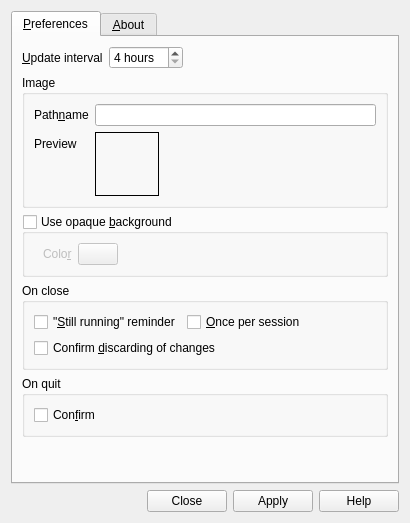
<?xml version="1.0" encoding="UTF-8"?>
<ui version="4.0">
 <class>CONTROLPANELDIALOGUI_C</class>
 <widget class="QDialog" name="CONTROLPANELDIALOGUI_C">
  <property name="geometry">
   <rect>
    <x>0</x>
    <y>0</y>
    <width>410</width>
    <height>523</height>
   </rect>
  </property>
  <property name="windowTitle">
   <string>Control Panel</string>
  </property>
  <property name="windowIcon">
   <iconset resource="../resources/moonphaseqt.qrc">
    <normaloff>:/MoonPhaseIcon</normaloff>:/MoonPhaseIcon</iconset>
  </property>
  <layout class="QVBoxLayout" name="verticalLayout">
   <property name="sizeConstraint">
    <enum>QLayout::SetDefaultConstraint</enum>
   </property>
   <item>
    <widget class="QTabWidget" name="m_pTabWidget">
     <property name="currentIndex">
      <number>0</number>
     </property>
     <widget class="QWidget" name="m_pPreferencesTab">
      <attribute name="icon">
       <iconset resource="../resources/moonphaseqt.qrc">
        <normaloff>:/WidgetIcons/PreferencesIcon</normaloff>:/WidgetIcons/PreferencesIcon</iconset>
      </attribute>
      <attribute name="title">
       <string>&amp;Preferences</string>
      </attribute>
      <layout class="QVBoxLayout" name="verticalLayout_4">
       <item>
        <layout class="QFormLayout" name="m_pUpdateIntervalFLayout">
         <item row="0" column="0">
          <widget class="QLabel" name="m_pUpdateIntervalLabel">
           <property name="text">
            <string>&amp;Update interval</string>
           </property>
           <property name="buddy">
            <cstring>m_pUpdateIntervalSpinBox</cstring>
           </property>
          </widget>
         </item>
         <item row="0" column="1">
          <widget class="QSpinBox" name="m_pUpdateIntervalSpinBox">
           <property name="sizePolicy">
            <sizepolicy hsizetype="Fixed" vsizetype="Fixed">
             <horstretch>0</horstretch>
             <verstretch>0</verstretch>
            </sizepolicy>
           </property>
           <property name="suffix">
            <string> hours</string>
           </property>
           <property name="minimum">
            <number>4</number>
           </property>
           <property name="maximum">
            <number>24</number>
           </property>
           <property name="singleStep">
            <number>4</number>
           </property>
           <property name="value">
            <number>4</number>
           </property>
          </widget>
         </item>
        </layout>
       </item>
       <item>
        <widget class="QGroupBox" name="m_pImageGroupBox">
         <property name="sizePolicy">
          <sizepolicy hsizetype="Minimum" vsizetype="Preferred">
           <horstretch>0</horstretch>
           <verstretch>0</verstretch>
          </sizepolicy>
         </property>
         <property name="title">
          <string>Image</string>
         </property>
         <layout class="QFormLayout" name="formLayout">
          <item row="0" column="0">
           <widget class="QLabel" name="m_pAnimationPathnameLabel">
            <property name="text">
             <string>Path&amp;name</string>
            </property>
            <property name="buddy">
             <cstring>m_pAnimationFilenameChooser</cstring>
            </property>
           </widget>
          </item>
          <item row="1" column="0">
           <widget class="QLabel" name="m_pAnimationPreviewLabel">
            <property name="text">
             <string>Preview</string>
            </property>
           </widget>
          </item>
          <item row="1" column="1">
           <layout class="QHBoxLayout" name="m_pPreviewHLayout">
            <item>
             <widget class="QLabel" name="m_pPreviewViewLabel">
              <property name="minimumSize">
               <size>
                <width>64</width>
                <height>64</height>
               </size>
              </property>
              <property name="maximumSize">
               <size>
                <width>64</width>
                <height>64</height>
               </size>
              </property>
              <property name="frameShape">
               <enum>QFrame::Box</enum>
              </property>
              <property name="text">
               <string/>
              </property>
             </widget>
            </item>
            <item>
             <widget class="QLabel" name="m_pPreviewPercentLabel">
              <property name="sizePolicy">
               <sizepolicy hsizetype="Expanding" vsizetype="Preferred">
                <horstretch>0</horstretch>
                <verstretch>0</verstretch>
               </sizepolicy>
              </property>
              <property name="maximumSize">
               <size>
                <width>120</width>
                <height>16777215</height>
               </size>
              </property>
             </widget>
            </item>
           </layout>
          </item>
          <item row="0" column="1">
           <widget class="QwwFileChooser" name="m_pAnimationFilenameChooser"/>
          </item>
         </layout>
        </widget>
       </item>
       <item>
        <widget class="QGroupBox" name="m_pUseOpaqueBackgroundGroupBox">
         <property name="sizePolicy">
          <sizepolicy hsizetype="Preferred" vsizetype="Preferred">
           <horstretch>0</horstretch>
           <verstretch>0</verstretch>
          </sizepolicy>
         </property>
         <property name="title">
          <string>Use opaque &amp;background</string>
         </property>
         <property name="checkable">
          <bool>true</bool>
         </property>
         <property name="checked">
          <bool>false</bool>
         </property>
         <layout class="QFormLayout" name="formLayout_4">
          <property name="horizontalSpacing">
           <number>0</number>
          </property>
          <item row="1" column="1">
           <layout class="QFormLayout" name="m_pBackgroundColorFLayout">
            <property name="fieldGrowthPolicy">
             <enum>QFormLayout::AllNonFixedFieldsGrow</enum>
            </property>
            <property name="leftMargin">
             <number>9</number>
            </property>
            <property name="topMargin">
             <number>0</number>
            </property>
            <property name="rightMargin">
             <number>9</number>
            </property>
            <property name="bottomMargin">
             <number>0</number>
            </property>
            <item row="0" column="0">
             <widget class="QLabel" name="m_pBackgroundColorLabel">
              <property name="text">
               <string>Colo&amp;r  </string>
              </property>
              <property name="buddy">
               <cstring>m_pBackgroundColorButton</cstring>
              </property>
             </widget>
            </item>
            <item row="0" column="1">
             <layout class="QHBoxLayout" name="m_pBackgroundColorButtonHLayout">
              <item>
               <widget class="QwwColorButton" name="m_pBackgroundColorButton">
                <property name="showName">
                 <bool>false</bool>
                </property>
               </widget>
              </item>
              <item>
               <spacer name="m_pBackgroundColorButtonHSpacer">
                <property name="orientation">
                 <enum>Qt::Horizontal</enum>
                </property>
                <property name="sizeHint" stdset="0">
                 <size>
                  <width>40</width>
                  <height>20</height>
                 </size>
                </property>
               </spacer>
              </item>
             </layout>
            </item>
           </layout>
          </item>
         </layout>
        </widget>
       </item>
       <item>
        <widget class="QGroupBox" name="m_pOnCloseGroupBox">
         <property name="sizePolicy">
          <sizepolicy hsizetype="Preferred" vsizetype="Preferred">
           <horstretch>0</horstretch>
           <verstretch>0</verstretch>
          </sizepolicy>
         </property>
         <property name="font">
          <font>
           <kerning>true</kerning>
          </font>
         </property>
         <property name="title">
          <string>On close</string>
         </property>
         <layout class="QVBoxLayout" name="verticalLayout_2">
          <item>
           <layout class="QHBoxLayout" name="m_pOnCloseHLayout">
            <item>
             <widget class="QCheckBox" name="m_pStillRunningReminder">
              <property name="sizePolicy">
               <sizepolicy hsizetype="Preferred" vsizetype="Fixed">
                <horstretch>0</horstretch>
                <verstretch>0</verstretch>
               </sizepolicy>
              </property>
              <property name="text">
               <string>&quot;&amp;Still running&quot; reminder</string>
              </property>
             </widget>
            </item>
            <item>
             <widget class="QCheckBox" name="m_pRemindOncePerSessionCheckBox">
              <property name="sizePolicy">
               <sizepolicy hsizetype="Preferred" vsizetype="Fixed">
                <horstretch>0</horstretch>
                <verstretch>0</verstretch>
               </sizepolicy>
              </property>
              <property name="text">
               <string>&amp;Once per session</string>
              </property>
             </widget>
            </item>
            <item>
             <spacer name="m_pStillRunningReminderHSpacer">
              <property name="orientation">
               <enum>Qt::Horizontal</enum>
              </property>
              <property name="sizeHint" stdset="0">
               <size>
                <width>65535</width>
                <height>1</height>
               </size>
              </property>
             </spacer>
            </item>
           </layout>
          </item>
          <item>
           <widget class="QCheckBox" name="m_pConfirmDiscardCheckBox">
            <property name="sizePolicy">
             <sizepolicy hsizetype="Preferred" vsizetype="Fixed">
              <horstretch>0</horstretch>
              <verstretch>0</verstretch>
             </sizepolicy>
            </property>
            <property name="text">
             <string>Confirm &amp;discarding of changes</string>
            </property>
           </widget>
          </item>
         </layout>
        </widget>
       </item>
       <item>
        <widget class="QGroupBox" name="m_pOnQuitGroupBox">
         <property name="sizePolicy">
          <sizepolicy hsizetype="Preferred" vsizetype="Preferred">
           <horstretch>0</horstretch>
           <verstretch>0</verstretch>
          </sizepolicy>
         </property>
         <property name="title">
          <string>On quit</string>
         </property>
         <layout class="QVBoxLayout" name="verticalLayout_3">
          <property name="spacing">
           <number>0</number>
          </property>
          <item>
           <widget class="QCheckBox" name="m_pConfirmQuitCheckBox">
            <property name="sizePolicy">
             <sizepolicy hsizetype="Preferred" vsizetype="Fixed">
              <horstretch>0</horstretch>
              <verstretch>0</verstretch>
             </sizepolicy>
            </property>
            <property name="text">
             <string>Con&amp;firm</string>
            </property>
           </widget>
          </item>
         </layout>
        </widget>
       </item>
       <item>
        <spacer name="m_pPreferencesVSpacer">
         <property name="orientation">
          <enum>Qt::Vertical</enum>
         </property>
         <property name="sizeType">
          <enum>QSizePolicy::Preferred</enum>
         </property>
         <property name="sizeHint" stdset="0">
          <size>
           <width>1</width>
           <height>65535</height>
          </size>
         </property>
        </spacer>
       </item>
      </layout>
     </widget>
     <widget class="QWidget" name="m_pAboutTab">
      <attribute name="icon">
       <iconset resource="../resources/moonphaseqt.qrc">
        <normaloff>:/WidgetIcons/AboutIcon</normaloff>:/WidgetIcons/AboutIcon</iconset>
      </attribute>
      <attribute name="title">
       <string>&amp;About</string>
      </attribute>
      <layout class="QGridLayout" name="gridLayout_7">
       <item row="0" column="0">
        <layout class="QVBoxLayout" name="m_pAboutVLayout">
         <item>
          <layout class="QHBoxLayout" name="m_pInfoHLayout">
           <item>
            <widget class="QLabel" name="m_pProgramIcon">
             <property name="sizePolicy">
              <sizepolicy hsizetype="Fixed" vsizetype="Fixed">
               <horstretch>0</horstretch>
               <verstretch>0</verstretch>
              </sizepolicy>
             </property>
             <property name="minimumSize">
              <size>
               <width>64</width>
               <height>64</height>
              </size>
             </property>
             <property name="text">
              <string/>
             </property>
             <property name="pixmap">
              <pixmap resource="../resources/moonphaseqt.qrc">:/MoonPhaseIcon</pixmap>
             </property>
             <property name="scaledContents">
              <bool>false</bool>
             </property>
             <property name="alignment">
              <set>Qt::AlignCenter</set>
             </property>
            </widget>
           </item>
           <item>
            <layout class="QVBoxLayout" name="m_pNameVLayout">
             <property name="spacing">
              <number>0</number>
             </property>
             <item>
              <widget class="QLabel" name="m_pProgramNameLabel">
               <property name="font">
                <font>
                 <pointsize>14</pointsize>
                 <weight>75</weight>
                 <bold>true</bold>
                </font>
               </property>
               <property name="text">
                <string/>
               </property>
              </widget>
             </item>
             <item>
              <widget class="QLabel" name="m_pExecutableNameVersionLabel">
               <property name="text">
                <string/>
               </property>
              </widget>
             </item>
            </layout>
           </item>
          </layout>
         </item>
         <item>
          <widget class="QTabWidget" name="m_pAboutTabWidget">
           <property name="tabPosition">
            <enum>QTabWidget::North</enum>
           </property>
           <property name="tabShape">
            <enum>QTabWidget::Rounded</enum>
           </property>
           <property name="currentIndex">
            <number>0</number>
           </property>
           <widget class="QWidget" name="m_pProgramInformationTab">
            <attribute name="title">
             <string>&amp;Information</string>
            </attribute>
            <layout class="QGridLayout" name="gridLayout_5">
             <item row="0" column="0">
              <widget class="QTextBrowser" name="m_pProgramInformationEdit">
               <property name="acceptDrops">
                <bool>false</bool>
               </property>
               <property name="lineWrapMode">
                <enum>QTextEdit::WidgetWidth</enum>
               </property>
               <property name="textInteractionFlags">
                <set>Qt::LinksAccessibleByKeyboard|Qt::LinksAccessibleByMouse</set>
               </property>
               <property name="openExternalLinks">
                <bool>true</bool>
               </property>
              </widget>
             </item>
            </layout>
           </widget>
           <widget class="QWidget" name="m_pLicenseAgreementTab">
            <attribute name="title">
             <string>&amp;License Agreement</string>
            </attribute>
            <layout class="QGridLayout" name="gridLayout_6">
             <item row="0" column="0">
              <widget class="QTextEdit" name="m_pLicenseAgreementEdit">
               <property name="lineWrapMode">
                <enum>QTextEdit::NoWrap</enum>
               </property>
               <property name="readOnly">
                <bool>true</bool>
               </property>
               <property name="textInteractionFlags">
                <set>Qt::NoTextInteraction</set>
               </property>
              </widget>
             </item>
            </layout>
           </widget>
          </widget>
         </item>
        </layout>
       </item>
      </layout>
     </widget>
    </widget>
   </item>
   <item>
    <widget class="QDialogButtonBox" name="m_pButtonBox">
     <property name="orientation">
      <enum>Qt::Horizontal</enum>
     </property>
     <property name="standardButtons">
      <set>QDialogButtonBox::Apply|QDialogButtonBox::Close|QDialogButtonBox::Help</set>
     </property>
    </widget>
   </item>
  </layout>
  <action name="m_pQuitAction">
   <property name="icon">
    <iconset resource="../resources/moonphaseqt.qrc">
     <normaloff>:/ActionIcons/QuitIcon</normaloff>:/ActionIcons/QuitIcon</iconset>
   </property>
   <property name="text">
    <string>&amp;Quit</string>
   </property>
   <property name="toolTip">
    <string>Quit</string>
   </property>
  </action>
  <action name="m_pShowControlPanelAction">
   <property name="icon">
    <iconset resource="../resources/moonphaseqt.qrc">
     <normaloff>:/ActionIcons/ControlPanelIcon</normaloff>:/ActionIcons/ControlPanelIcon</iconset>
   </property>
   <property name="text">
    <string>&amp;Control Panel</string>
   </property>
   <property name="toolTip">
    <string>Show control panel</string>
   </property>
  </action>
 </widget>
 <customwidgets>
  <customwidget>
   <class>QwwColorButton</class>
   <extends>QPushButton</extends>
   <header>qwwcolorbutton.h</header>
  </customwidget>
  <customwidget>
   <class>QwwFileChooser</class>
   <extends>QwwButtonLineEdit</extends>
   <header>qwwfilechooser.h</header>
  </customwidget>
  <customwidget>
   <class>QwwButtonLineEdit</class>
   <extends>QLineEdit</extends>
   <header>qwwbuttonlineedit.h</header>
  </customwidget>
 </customwidgets>
 <resources>
  <include location="../resources/moonphaseqt.qrc"/>
 </resources>
 <connections>
  <connection>
   <sender>m_pUpdateIntervalSpinBox</sender>
   <signal>valueChanged(int)</signal>
   <receiver>CONTROLPANELDIALOGUI_C</receiver>
   <slot>PreferencesChangedSlot()</slot>
   <hints>
    <hint type="sourcelabel">
     <x>216</x>
     <y>76</y>
    </hint>
    <hint type="destinationlabel">
     <x>409</x>
     <y>178</y>
    </hint>
   </hints>
  </connection>
  <connection>
   <sender>m_pUseOpaqueBackgroundGroupBox</sender>
   <signal>clicked()</signal>
   <receiver>CONTROLPANELDIALOGUI_C</receiver>
   <slot>PreferencesChangedSlot()</slot>
   <hints>
    <hint type="sourcelabel">
     <x>277</x>
     <y>240</y>
    </hint>
    <hint type="destinationlabel">
     <x>409</x>
     <y>216</y>
    </hint>
   </hints>
  </connection>
  <connection>
   <sender>m_pStillRunningReminder</sender>
   <signal>clicked()</signal>
   <receiver>CONTROLPANELDIALOGUI_C</receiver>
   <slot>StillRunningReminderClickedSlot()</slot>
   <hints>
    <hint type="sourcelabel">
     <x>224</x>
     <y>341</y>
    </hint>
    <hint type="destinationlabel">
     <x>409</x>
     <y>293</y>
    </hint>
   </hints>
  </connection>
  <connection>
   <sender>m_pRemindOncePerSessionCheckBox</sender>
   <signal>clicked()</signal>
   <receiver>CONTROLPANELDIALOGUI_C</receiver>
   <slot>PreferencesChangedSlot()</slot>
   <hints>
    <hint type="sourcelabel">
     <x>373</x>
     <y>341</y>
    </hint>
    <hint type="destinationlabel">
     <x>409</x>
     <y>318</y>
    </hint>
   </hints>
  </connection>
  <connection>
   <sender>m_pConfirmDiscardCheckBox</sender>
   <signal>clicked()</signal>
   <receiver>CONTROLPANELDIALOGUI_C</receiver>
   <slot>PreferencesChangedSlot()</slot>
   <hints>
    <hint type="sourcelabel">
     <x>273</x>
     <y>370</y>
    </hint>
    <hint type="destinationlabel">
     <x>409</x>
     <y>346</y>
    </hint>
   </hints>
  </connection>
  <connection>
   <sender>m_pConfirmQuitCheckBox</sender>
   <signal>clicked()</signal>
   <receiver>CONTROLPANELDIALOGUI_C</receiver>
   <slot>PreferencesChangedSlot()</slot>
   <hints>
    <hint type="sourcelabel">
     <x>218</x>
     <y>434</y>
    </hint>
    <hint type="destinationlabel">
     <x>409</x>
     <y>411</y>
    </hint>
   </hints>
  </connection>
  <connection>
   <sender>m_pButtonBox</sender>
   <signal>clicked(QAbstractButton*)</signal>
   <receiver>CONTROLPANELDIALOGUI_C</receiver>
   <slot>ButtonBoxButtonClickedSlot(QAbstractButton*)</slot>
   <hints>
    <hint type="sourcelabel">
     <x>232</x>
     <y>513</y>
    </hint>
    <hint type="destinationlabel">
     <x>409</x>
     <y>491</y>
    </hint>
   </hints>
  </connection>
  <connection>
   <sender>m_pBackgroundColorButton</sender>
   <signal>colorPicked(QColor)</signal>
   <receiver>CONTROLPANELDIALOGUI_C</receiver>
   <slot>PreferencesChangedSlot()</slot>
   <hints>
    <hint type="sourcelabel">
     <x>122</x>
     <y>261</y>
    </hint>
    <hint type="destinationlabel">
     <x>409</x>
     <y>257</y>
    </hint>
   </hints>
  </connection>
  <connection>
   <sender>m_pUseOpaqueBackgroundGroupBox</sender>
   <signal>clicked()</signal>
   <receiver>CONTROLPANELDIALOGUI_C</receiver>
   <slot>UseOpaqueBackgroundClickedSlot()</slot>
   <hints>
    <hint type="sourcelabel">
     <x>161</x>
     <y>304</y>
    </hint>
    <hint type="destinationlabel">
     <x>409</x>
     <y>241</y>
    </hint>
   </hints>
  </connection>
  <connection>
   <sender>m_pAnimationFilenameChooser</sender>
   <signal>textChanged(QString)</signal>
   <receiver>CONTROLPANELDIALOGUI_C</receiver>
   <slot>AnimationPathnameChangedSlot()</slot>
   <hints>
    <hint type="sourcelabel">
     <x>322</x>
     <y>123</y>
    </hint>
    <hint type="destinationlabel">
     <x>409</x>
     <y>121</y>
    </hint>
   </hints>
  </connection>
  <connection>
   <sender>m_pStillRunningReminder</sender>
   <signal>clicked()</signal>
   <receiver>CONTROLPANELDIALOGUI_C</receiver>
   <slot>PreferencesChangedSlot()</slot>
   <hints>
    <hint type="sourcelabel">
     <x>161</x>
     <y>347</y>
    </hint>
    <hint type="destinationlabel">
     <x>562</x>
     <y>367</y>
    </hint>
   </hints>
  </connection>
  <connection>
   <sender>m_pShowControlPanelAction</sender>
   <signal>triggered()</signal>
   <receiver>CONTROLPANELDIALOGUI_C</receiver>
   <slot>ShowControlPanelSlot()</slot>
   <hints>
    <hint type="sourcelabel">
     <x>-1</x>
     <y>-1</y>
    </hint>
    <hint type="destinationlabel">
     <x>204</x>
     <y>261</y>
    </hint>
   </hints>
  </connection>
 </connections>
 <slots>
  <slot>HelpButtonClickedSlot()</slot>
  <slot>PreferencesChangedSlot()</slot>
  <slot>ButtonBoxButtonClickedSlot(QAbstractButton*)</slot>
  <slot>UseOpaqueBackgroundClickedSlot()</slot>
  <slot>AddMessageBoxItemButtonClickedSlot()</slot>
  <slot>OptionsMessageBoxItemButtonClickedSlot()</slot>
  <slot>MoveUpMessageBoxItemButtonClickedSlot()</slot>
  <slot>MoveDownMessageBoxItemButtonClickedSlot()</slot>
  <slot>RemoveMessageBoxItemButtonClickedSlot()</slot>
  <slot>MessageBoxItemSelectionChangedSlot()</slot>
  <slot>AddToolTipItemButtonClickedSlot()</slot>
  <slot>OptionsToolTipItemButtonClickedSlot()</slot>
  <slot>MoveUpToolTipItemButtonClickedSlot()</slot>
  <slot>MoveDownToolTipItemButtonClickedSlot()</slot>
  <slot>RemoveToolTipItemButtonClickedSlot()</slot>
  <slot>ToolTipItemSelectionChangedSlot()</slot>
  <slot>StillRunningReminderClickedSlot()</slot>
  <slot>ShowControlPanelSlot()</slot>
  <slot>AnimationPathnameChangedSlot()</slot>
 </slots>
</ui>
